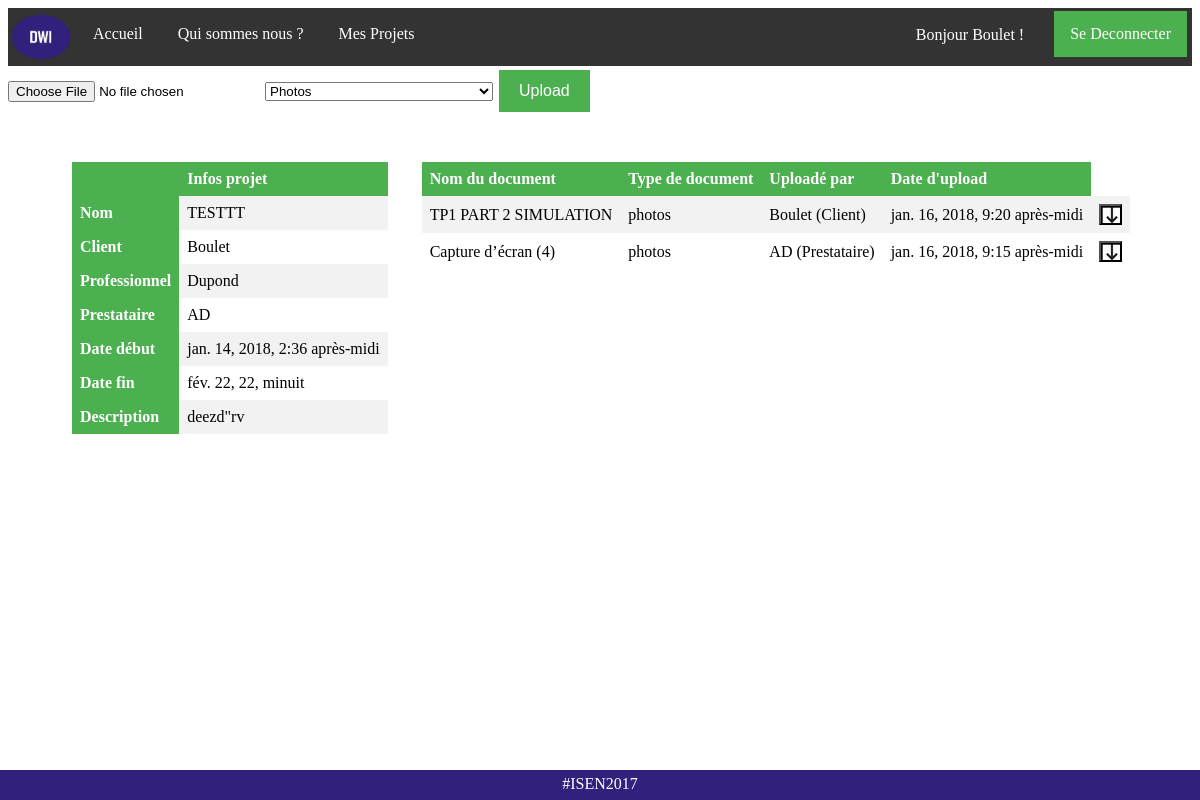
The app's page /project/yeKKB6YdAhRcY45HJF1sHNB9lzeh1jxE (signed in) with its own data.
### TheSafeDeal_NoAdmin/models.py (models this page shows, shortened)
class CustomUser(AbstractUser):
    typeUser = models.CharField(max_length=30, choices=TYPE_USER,null=False, blank=False)
    projet = models.CharField(max_length=32, blank=True)
    email = models.EmailField(verbose_name='email address',max_length=255,unique=True,)
    def get_user_and_project_files(self, project_key):
    	media_path = settings.MEDIA_ROOT
    	files = os.listdir(media_path+"/"+project_key)
    	documents = Files.objects.all()
    	fichier = []
    	for file in files :
    		if Files.objects.filter(key=file.split(".")[0]).exists():
    			fichier.append(Files.objects.get(key=file.split(".")[0]))
    	result = []
    	if self.typeUser == 'Client' :
    		for file in fichier :
    			if file.typeName == 'contrat' or file.typeName == 'documents_contrat' or file.typeName == 'photos' or file.typeName == 'avancee_pro' :
		            file.original_name = file.remove_extension()
		            result.append(file)
    	elif self.typeUser == 'Prestataire' :
    		for file in fichier :
	        	if file.typeName == 'demande_travaux' or file.typeName == 'photos' or file.typeName == 'avancee_pre' or file.typeName == 'devis' or file.typeName == 'facture':
		            file.original_name = file.remove_extension()
		            result.append(file)
    	return result

class Projet(models.Model):
	titre = models.CharField(max_length=200)
	key = models.CharField(max_length=32, unique=True)
	prestataire = models.TextField(max_length=150, blank=True)
	client = models.TextField(max_length=150)
	professionnel = models.TextField(max_length=150)
	date_debut = models.DateTimeField(auto_now_add = True, auto_now=False)
	date_fin = models.DateTimeField(auto_now = False, blank = False)
	description = models.TextField()
	prix = models.DecimalField(max_digits=9, decimal_places=2)
	isValidate_Prestataire = models.BooleanField(default=False)
	isValidate_Professionnel = models.BooleanField(default=False)
	isValidate_Client = models.BooleanField(default=False)
	REQUIERED_FIELDS = []

class Files(models.Model):
	typeName = models.CharField(max_length=30,null=True, blank=False)
	projet_key= models.CharField(max_length=32, blank = True)
	document = models.FileField(upload_to=directory_path)
	upload_date = models.DateTimeField(auto_now_add = True, auto_now=False)
	uploaded_by = models.TextField(max_length=150)
	original_name = models.TextField(max_length=150)
	key = models.CharField(max_length=32, unique=True)
	def remove_extension(self):
		return (self.original_name.split(".")[0])

### TheSafeDeal_NoAdmin/views.py (the view, shortened to what this page needs)
# urls.py: url(r'^project/(?P<uidb32>[0-9A-Za-z_\-]+)$', views.showProject, name='project'),
def showProject(request, uidb32):
    valide = ""
    client=""
    professionnel=""
    prestataire=""
    if request.user.is_authenticated():
        utilisateur = CustomUser.objects.get(username=request.user)
        if Projet.objects.filter(key=uidb32).exists():
            project = Projet.objects.get(key=uidb32)
        else:
            valide = "Le Projet n'existe pas."
            return render(request, 'project.html',{'valide':valide})
        user = CustomUser.objects.all()
        for i in user:
            if project.prestataire == i.email:
                prestataire = i.username
            if project.client == i.email:
                client = i.username
            if project.professionnel == i.email:
                professionnel = i.username
        if request.user.username != prestataire and request.user.username != client and request.user.username != professionnel :
            valide = "Vous n'avez pas accès à ce projet."
            return render(request, 'project.html',{'valide':valide})
        documents_list_of_user_of_project = utilisateur.get_user_and_project_files(uidb32)
        return render(request, 'project.html',{'projet':project, 'valide':valide, 'nameClient' : client, 'nameProfessionnel': professionnel, 'namePrestataire': prestataire, 'project_key': project.key, 'files' : documents_list_of_user_of_project})
    else:
        valide = "Veuillez vous connecter pour voir cette page."
        return render(request, 'project.html',{'valide':valide})

### TheSafeDeal_NoAdmin/templates/project.html (shortened to what this page needs)
{% extends "base.html" %}
{% load staticfiles %}
{% block content %}
{% if projet and user.is_authenticated %}
	<form method="post" enctype="multipart/form-data">
	    <input type="file" name="document" required>
	    {% if user.typeUser == 'Client' %}
	    <select id="monselect" name="typeName" required>
			<option value="photos" selected>Photos</option>
		</select>
	    {% endif %}
	    <button class="prestataire_button">Upload</button>
	</form>
	<table>
		<tr>
		 <th></th>
		 <th>Infos projet</th>
		</tr>
		<tr>
		 <th>Nom</th>
		 <td>{{ projet.titre }}</td>
		</tr>
		<tr>
		 <th>Client</th>
		 <td>{{ nameClient }}</td>
		</tr>
		<tr>
		 <th>Professionnel</th>
		 <td>{{ nameProfessionnel }}</td>
		</tr>
		<tr>
		 <th>Prestataire</th>
		 <td>{{ namePrestataire }}</td>
		</tr>
		<tr>
		 <th>Date début</th>
		 <td>{{ projet.date_debut }}</td>
		</tr>
		<tr>
		 <th>Date fin</th>
		 <td>{{ projet.date_fin }}</td>
		</tr>
		<tr>
		 <th>Description</th>
		 <td>{{ projet.description }}</td>
		</tr>
	</table>
		<table>
			<tr>
		     <th>Nom du document</th>
		     <th>Type de document</th>
		     <th>Uploadé par</th>
		     <th>Date d'upload</th>
		    </tr>
			<tr>
			{% for file in files %}
		     	<td>{{ file.original_name }}</td>
		     	<td>{{ file.typeName }}</td>
		     	<td>{{ file.uploaded_by }}</td>
		     	<td>{{ file.upload_date }}</td>
		     	<form method='post' action=/download/{{ projet.key }}/{{ file.projet_key }}>
		     		<td><input type="submit" title="Télécharger" name="download" value="  " style="background-image:url({% static 'img/download.jpg' %});cursor:pointer;"/></td>
		     	</form>
		    </tr>
			{% endfor %}
		</table>
{% endif %}
{% endblock %}

### TheSafeDeal_NoAdmin/templates/base.html (shortened to what this page needs)
{% load staticfiles %}
<html>
<head>
        <link rel="stylesheet" href="{% static 'css/default.css' %}" />
</head>
<body>
<ul>
  <li><img src="{% static 'img/logo.jpg' %}" title="Deal With It"></li>
  <li><a href="{% url 'home' %}">Accueil</a></li>
  <li><a href="{% url 'about' %}">Qui sommes nous ?</a></li>
  {% if user.is_authenticated %}
   <li><a href="{% url 'connected' %}">Mes Projets {{ use }}</a></li>
  {% endif %}
  {% if user.is_authenticated %}
  <li style="float:right;padding-right: 5px"><a class="active" href="{% url 'logout' %}">Se Deconnecter</a></li>
  <li style="float:right;padding-right: 30px;margin-top: 15px;color:white">Bonjour {{ user.username }} !</li>
  {% endif %}
</ul>
{% block content %}
{% endblock %}
<div class="footer">
  <p>#ISEN2017</p>
</div>
</html>

### TheSafeDeal_NoAdmin/static/css/default.css (style rules this page uses)
ul { list-style-type: none; margin: 0; padding: 0; overflow: hidden; background-color: #333; }
li { float: left; padding-top: 3px; padding-bottom: 3px; padding-right: 3px; }
li a { display: block; color: white; text-align: center; padding: 14px 16px; text-decoration: none; }
li img { height: 46px; width: 60px; display: block; padding-left: 3px; padding-top: 3px; padding-bottom: 3px; padding-right: 3px; }
table { border-collapse: collapse; width: auto; position: relative; margin-top: 30px; display: inline-block; vertical-align: top; margin-left: 30px }
th, td { text-align: left; padding: 8px; }
tr:nth-child(even) { background-color: #f2f2f2 }
th { background-color: #4CAF50; color: white; }
.prestataire_button { background-color: #4CAF50; border: none; color: white; padding: 12px 20px; text-align: center; text-decoration: none; display: inline-block; font-size: 16px; margin: 4px 2px; cursor: pointer; }
.footer p { margin-top: 5px; font-family: calibri; }
.footer { position: fixed; left: 0; bottom: 0; width: 100%; background-color: #331f7c; color: white; text-align: center; height: 30px; }
.active { background-color: #4CAF50; }

### records on screen
CustomUser: username "Boulet"
Projet: titre "TESTTT", date_debut "jan. 14, 2018, 2:36 après-midi", date_fin "fév. 22, 22, minuit", description "deezd\"rv"
CustomUser: username "Dupond"
CustomUser: username "AD"
Files: original_name "TP1 PART 2 SIMULATION", typeName "photos", uploaded_by "Boulet (Client)", upload_date "jan. 16, 2018, 9:20 après-midi"
Files: original_name "Capture d’écran (4)", typeName "photos", uploaded_by "AD (Prestataire)", upload_date "jan. 16, 2018, 9:15 après-midi"
